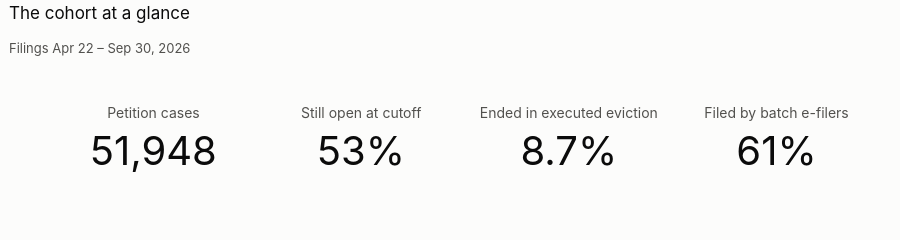

This figure's notebook cell:
### Markdown cell above
## 2. Case warehouse: who, where, how fast

From here on every query runs against the masked views: `v_analyst_cases` (hashed IDs, no address), aggregated before display, and the pre-suppressed `v_public_*` views.

### Code cell
cases = q("""
    SELECT county_name, region, case_category, filing_date, filing_month, disposition_type, case_status,
           evicted_flag, batch_efiler_flag, days_observed, is_right_censored, extract_cutoff_date
    FROM v_analyst_cases
""")
assert len(cases) == cohort
cutoff = cases.extract_cutoff_date.max()

kpis = [
    ("Petition cases", len(cases), ",.0f", ""),
    ("Still open at cutoff", cases.is_right_censored.mean() * 100, ".0f", "%"),
    ("Ended in executed eviction", cases.evicted_flag.mean() * 100, ".1f", "%"),
    ("Filed by batch e-filers", cases.batch_efiler_flag.mean() * 100, ".0f", "%"),
]
fig = go.Figure()
for i, (label, val, fmt, suf) in enumerate(kpis):
    fig.add_trace(go.Indicator(mode="number", value=val, number=dict(valueformat=fmt, suffix=suf, font=dict(size=40)),
                               title=dict(text=f"<span style='color:{MUTED};font-size:14px'>{label}</span>"),
                               domain=dict(row=0, column=i)))
fig.update_layout(grid=dict(rows=1, columns=4), height=200, margin=dict(t=70, b=10))
subtitle(fig, "The cohort at a glance", f"Filings Apr 22 – {cutoff:%b %d, %Y}")

### Figure 1 — Plotly figure (JSON) as saved in the notebook; plotly's stock layout.template omitted (floating-point values rounded to 4 significant figures)
{"data": [{"domain": {"column": 0, "row": 0}, "mode": "number", "number": {"font": {"size": 40}, "suffix": "", "valueformat": ",.0f"}, "title": {"text": "<span style='color:#52514e;font-size:14px'>Petition cases</span>"}, "type": "indicator", "value": 51948}, {"domain": {"column": 1, "row": 0}, "mode": "number", "number": {"font": {"size": 40}, "suffix": "%", "valueformat": ".0f"}, "title": {"text": "<span style='color:#52514e;font-size:14px'>Still open at cutoff</span>"}, "type": "indicator", "value": 53.02}, {"domain": {"column": 2, "row": 0}, "mode": "number", "number": {"font": {"size": 40}, "suffix": "%", "valueformat": ".1f"}, "title": {"text": "<span style='color:#52514e;font-size:14px'>Ended in executed eviction</span>"}, "type": "indicator", "value": 8.713}, {"domain": {"column": 3, "row": 0}, "mode": "number", "number": {"font": {"size": 40}, "suffix": "%", "valueformat": ".0f"}, "title": {"text": "<span style='color:#52514e;font-size:14px'>Filed by batch e-filers</span>"}, "type": "indicator", "value": 61.27}], "layout": {"grid": {"columns": 4, "rows": 1}, "height": 200, "margin": {"b": 10, "t": 70}, "title": {"subtitle": {"font": {"color": "#52514e", "size": 13}, "text": "Filings Apr 22 – Sep 30, 2026"}, "text": "The cohort at a glance"}}}
